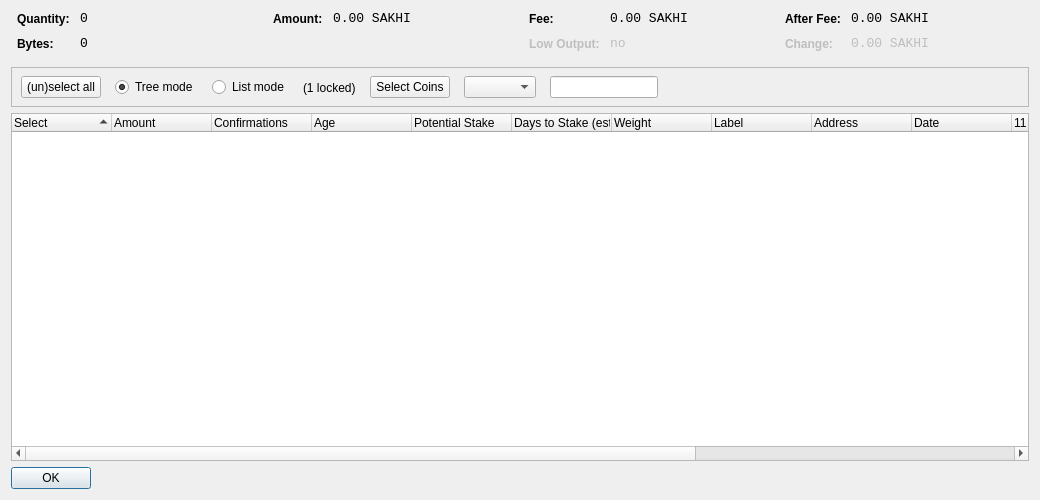
<?xml version="1.0" encoding="UTF-8"?>
<ui version="4.0">
 <class>CoinControlDialog</class>
 <widget class="QDialog" name="CoinControlDialog">
  <property name="geometry">
   <rect>
    <x>0</x>
    <y>0</y>
    <width>1040</width>
    <height>500</height>
   </rect>
  </property>
  <property name="windowTitle">
   <string>Coin Control</string>
  </property>
  <layout class="QVBoxLayout" name="verticalLayout">
   <item>
    <layout class="QHBoxLayout" name="horizontalLayoutTop" stretch="0,0,0,0">
     <property name="topMargin">
      <number>0</number>
     </property>
     <property name="bottomMargin">
      <number>10</number>
     </property>
     <item>
      <layout class="QFormLayout" name="formLayoutCoinControl1">
       <property name="horizontalSpacing">
        <number>10</number>
       </property>
       <property name="verticalSpacing">
        <number>10</number>
       </property>
       <property name="leftMargin">
        <number>6</number>
       </property>
       <property name="rightMargin">
        <number>6</number>
       </property>
       <item row="0" column="0">
        <widget class="QLabel" name="labelCoinControlQuantityText">
         <property name="styleSheet">
          <string notr="true">font-weight:bold;</string>
         </property>
         <property name="text">
          <string>Quantity:</string>
         </property>
        </widget>
       </item>
       <item row="0" column="1">
        <widget class="QLabel" name="labelCoinControlQuantity">
         <property name="font">
          <font>
           <family>Monospace</family>
           <pointsize>10</pointsize>
          </font>
         </property>
         <property name="cursor">
          <cursorShape>IBeamCursor</cursorShape>
         </property>
         <property name="contextMenuPolicy">
          <enum>Qt::ActionsContextMenu</enum>
         </property>
         <property name="text">
          <string notr="true">0</string>
         </property>
         <property name="textInteractionFlags">
          <set>Qt::LinksAccessibleByMouse|Qt::TextSelectableByKeyboard|Qt::TextSelectableByMouse</set>
         </property>
        </widget>
       </item>
       <item row="1" column="0">
        <widget class="QLabel" name="labelCoinControlBytesText">
         <property name="styleSheet">
          <string notr="true">font-weight:bold;</string>
         </property>
         <property name="text">
          <string>Bytes:</string>
         </property>
        </widget>
       </item>
       <item row="1" column="1">
        <widget class="QLabel" name="labelCoinControlBytes">
         <property name="font">
          <font>
           <family>Monospace</family>
           <pointsize>10</pointsize>
          </font>
         </property>
         <property name="cursor">
          <cursorShape>IBeamCursor</cursorShape>
         </property>
         <property name="contextMenuPolicy">
          <enum>Qt::ActionsContextMenu</enum>
         </property>
         <property name="text">
          <string notr="true">0</string>
         </property>
         <property name="textInteractionFlags">
          <set>Qt::LinksAccessibleByMouse|Qt::TextSelectableByKeyboard|Qt::TextSelectableByMouse</set>
         </property>
        </widget>
       </item>
      </layout>
     </item>
     <item>
      <layout class="QFormLayout" name="formLayoutCoinControl2">
       <property name="horizontalSpacing">
        <number>10</number>
       </property>
       <property name="verticalSpacing">
        <number>10</number>
       </property>
       <property name="leftMargin">
        <number>6</number>
       </property>
       <property name="rightMargin">
        <number>6</number>
       </property>
       <item row="0" column="0">
        <widget class="QLabel" name="labelCoinControlAmountText">
         <property name="styleSheet">
          <string notr="true">font-weight:bold;</string>
         </property>
         <property name="text">
          <string>Amount:</string>
         </property>
        </widget>
       </item>
       <item row="0" column="1">
        <widget class="QLabel" name="labelCoinControlAmount">
         <property name="font">
          <font>
           <family>Monospace</family>
           <pointsize>10</pointsize>
          </font>
         </property>
         <property name="cursor">
          <cursorShape>IBeamCursor</cursorShape>
         </property>
         <property name="contextMenuPolicy">
          <enum>Qt::ActionsContextMenu</enum>
         </property>
         <property name="text">
          <string notr="true">0.00 SAKHI</string>
         </property>
         <property name="textInteractionFlags">
          <set>Qt::LinksAccessibleByMouse|Qt::TextSelectableByKeyboard|Qt::TextSelectableByMouse</set>
         </property>
        </widget>
       </item>
      </layout>
     </item>
     <item>
      <layout class="QFormLayout" name="formLayoutCoinControl3">
       <property name="horizontalSpacing">
        <number>10</number>
       </property>
       <property name="verticalSpacing">
        <number>10</number>
       </property>
       <property name="leftMargin">
        <number>6</number>
       </property>
       <property name="rightMargin">
        <number>6</number>
       </property>
       <item row="0" column="0">
        <widget class="QLabel" name="labelCoinControlFeeText">
         <property name="styleSheet">
          <string notr="true">font-weight:bold;</string>
         </property>
         <property name="text">
          <string>Fee:</string>
         </property>
        </widget>
       </item>
       <item row="0" column="1">
        <widget class="QLabel" name="labelCoinControlFee">
         <property name="font">
          <font>
           <family>Monospace</family>
           <pointsize>10</pointsize>
          </font>
         </property>
         <property name="cursor">
          <cursorShape>IBeamCursor</cursorShape>
         </property>
         <property name="contextMenuPolicy">
          <enum>Qt::ActionsContextMenu</enum>
         </property>
         <property name="text">
          <string notr="true">0.00 SAKHI</string>
         </property>
         <property name="textInteractionFlags">
          <set>Qt::LinksAccessibleByMouse|Qt::TextSelectableByKeyboard|Qt::TextSelectableByMouse</set>
         </property>
        </widget>
       </item>
       <item row="1" column="0">
        <widget class="QLabel" name="labelCoinControlLowOutputText">
         <property name="enabled">
          <bool>false</bool>
         </property>
         <property name="styleSheet">
          <string notr="true">font-weight:bold;</string>
         </property>
         <property name="text">
          <string>Low Output:</string>
         </property>
        </widget>
       </item>
       <item row="1" column="1">
        <widget class="QLabel" name="labelCoinControlLowOutput">
         <property name="enabled">
          <bool>false</bool>
         </property>
         <property name="font">
          <font>
           <family>Monospace</family>
           <pointsize>10</pointsize>
          </font>
         </property>
         <property name="cursor">
          <cursorShape>IBeamCursor</cursorShape>
         </property>
         <property name="contextMenuPolicy">
          <enum>Qt::ActionsContextMenu</enum>
         </property>
         <property name="text">
          <string notr="true">no</string>
         </property>
         <property name="textInteractionFlags">
          <set>Qt::LinksAccessibleByMouse|Qt::TextSelectableByKeyboard|Qt::TextSelectableByMouse</set>
         </property>
        </widget>
       </item>
      </layout>
     </item>
     <item>
      <layout class="QFormLayout" name="formLayoutCoinControl4">
       <property name="fieldGrowthPolicy">
        <enum>QFormLayout::AllNonFixedFieldsGrow</enum>
       </property>
       <property name="horizontalSpacing">
        <number>10</number>
       </property>
       <property name="verticalSpacing">
        <number>10</number>
       </property>
       <property name="leftMargin">
        <number>6</number>
       </property>
       <property name="rightMargin">
        <number>6</number>
       </property>
       <item row="0" column="0">
        <widget class="QLabel" name="labelCoinControlAfterFeeText">
         <property name="styleSheet">
          <string notr="true">font-weight:bold;</string>
         </property>
         <property name="text">
          <string>After Fee:</string>
         </property>
        </widget>
       </item>
       <item row="0" column="1">
        <widget class="QLabel" name="labelCoinControlAfterFee">
         <property name="font">
          <font>
           <family>Monospace</family>
           <pointsize>10</pointsize>
          </font>
         </property>
         <property name="cursor">
          <cursorShape>IBeamCursor</cursorShape>
         </property>
         <property name="contextMenuPolicy">
          <enum>Qt::ActionsContextMenu</enum>
         </property>
         <property name="text">
          <string notr="true">0.00 SAKHI</string>
         </property>
         <property name="textInteractionFlags">
          <set>Qt::LinksAccessibleByMouse|Qt::TextSelectableByKeyboard|Qt::TextSelectableByMouse</set>
         </property>
        </widget>
       </item>
       <item row="1" column="0">
        <widget class="QLabel" name="labelCoinControlChangeText">
         <property name="enabled">
          <bool>false</bool>
         </property>
         <property name="styleSheet">
          <string notr="true">font-weight:bold;</string>
         </property>
         <property name="text">
          <string>Change:</string>
         </property>
        </widget>
       </item>
       <item row="1" column="1">
        <widget class="QLabel" name="labelCoinControlChange">
         <property name="enabled">
          <bool>false</bool>
         </property>
         <property name="font">
          <font>
           <family>Monospace</family>
           <pointsize>10</pointsize>
          </font>
         </property>
         <property name="cursor">
          <cursorShape>IBeamCursor</cursorShape>
         </property>
         <property name="contextMenuPolicy">
          <enum>Qt::ActionsContextMenu</enum>
         </property>
         <property name="text">
          <string notr="true">0.00 SAKHI</string>
         </property>
         <property name="textInteractionFlags">
          <set>Qt::LinksAccessibleByMouse|Qt::TextSelectableByKeyboard|Qt::TextSelectableByMouse</set>
         </property>
        </widget>
       </item>
      </layout>
     </item>
    </layout>
   </item>
   <item>
    <widget class="QFrame" name="frame">
     <property name="minimumSize">
      <size>
       <width>0</width>
       <height>40</height>
      </size>
     </property>
     <property name="frameShape">
      <enum>QFrame::StyledPanel</enum>
     </property>
     <property name="frameShadow">
      <enum>QFrame::Sunken</enum>
     </property>
     <widget class="QWidget" name="horizontalLayoutWidget">
      <property name="geometry">
       <rect>
        <x>10</x>
        <y>0</y>
        <width>781</width>
        <height>41</height>
       </rect>
      </property>
      <layout class="QHBoxLayout" name="horizontalLayoutPanel" stretch="0,0,0,0,0,0,0">
       <property name="spacing">
        <number>14</number>
       </property>
       <item>
        <widget class="QPushButton" name="pushButtonSelectAll">
         <property name="sizePolicy">
          <sizepolicy hsizetype="Maximum" vsizetype="Fixed">
           <horstretch>0</horstretch>
           <verstretch>0</verstretch>
          </sizepolicy>
         </property>
         <property name="text">
          <string>(un)select all</string>
         </property>
        </widget>
       </item>
       <item>
        <widget class="QRadioButton" name="radioTreeMode">
         <property name="sizePolicy">
          <sizepolicy hsizetype="Maximum" vsizetype="Fixed">
           <horstretch>0</horstretch>
           <verstretch>0</verstretch>
          </sizepolicy>
         </property>
         <property name="text">
          <string>Tree mode</string>
         </property>
         <property name="checked">
          <bool>true</bool>
         </property>
        </widget>
       </item>
       <item>
        <widget class="QRadioButton" name="radioListMode">
         <property name="sizePolicy">
          <sizepolicy hsizetype="Maximum" vsizetype="Fixed">
           <horstretch>0</horstretch>
           <verstretch>0</verstretch>
          </sizepolicy>
         </property>
         <property name="text">
          <string>List mode</string>
         </property>
        </widget>
       </item>
       <item>
        <widget class="QLabel" name="labelLocked">
          <property name="text">
            <string notr="true">(1 locked)</string>
          </property>
        </widget>
       </item>
       <item>
        <widget class="QPushButton" name="pushButtonCustomCC">
         <property name="text">
          <string>Select Coins</string>
         </property>
        </widget>
       </item>
       <item>
        <widget class="QComboBox" name="QComboBoxFilterCoins"/>
       </item>
       <item>
        <widget class="QLineEdit" name="lineEditCustomCC">
         <property name="enabled">
          <bool>true</bool>
         </property>
         <property name="sizePolicy">
          <sizepolicy hsizetype="Fixed" vsizetype="Fixed">
           <horstretch>0</horstretch>
           <verstretch>0</verstretch>
          </sizepolicy>
         </property>
         <property name="baseSize">
          <size>
           <width>50</width>
           <height>0</height>
          </size>
         </property>
        </widget>
       </item>
       <item>
        <spacer name="horizontalSpacer">
         <property name="orientation">
          <enum>Qt::Horizontal</enum>
         </property>
         <property name="sizeHint" stdset="0">
          <size>
           <width>40</width>
           <height>20</height>
          </size>
         </property>
        </spacer>
       </item>
      </layout>
     </widget>
    </widget>
   </item>
   <item>
    <widget class="CoinControlTreeWidget" name="treeWidget">
     <property name="contextMenuPolicy">
      <enum>Qt::CustomContextMenu</enum>
     </property>
     <property name="sortingEnabled">
      <bool>false</bool>
     </property>
     <property name="columnCount">
      <number>15</number>
     </property>
     <attribute name="headerShowSortIndicator" stdset="0">
      <bool>true</bool>
     </attribute>
     <attribute name="headerStretchLastSection">
      <bool>false</bool>
     </attribute>
     <column>
      <property name="text">
       <string>Select</string>
      </property>
     </column>
     <column>
      <property name="text">
       <string>Amount</string>
      </property>
     </column>
     <column>
      <property name="text">
       <string>Confirmations</string>
      </property>
      <property name="toolTip">
       <string>Confirmed</string>
      </property>
     </column>
     <column>
      <property name="text">
       <string>Age</string> /** age **/
      </property>
     </column>
	   <column>
      <property name="text">
       <string>Potential Stake</string>
      </property>
     </column>
  	 <column>
      <property name="text">
       <string>Days to Stake (est.)</string>
      </property>
     </column>
     <column>
      <property name="text">
       <string>Weight</string>
      </property>
     </column>
     <column>
      <property name="text">
       <string>Label</string>
      </property>
     </column>
     <column>
      <property name="text">
       <string>Address</string>
      </property>
     </column>
     <column>
      <property name="text">
       <string>Date</string>
      </property>
     </column>
     <column>
      <property name="text">
       <string/>
      </property>
     </column>
     <column>
      <property name="text">
       <string/>
      </property>
     </column>
     <column>
      <property name="text">
       <string/>
      </property>
     </column>
     <column>
      <property name="text">
       <string/>
      </property>
     </column>
     <column>
      <property name="text">
       <string/>
      </property>
     </column>
    </widget>
   </item>
   <item>
    <widget class="QDialogButtonBox" name="buttonBox">
     <property name="sizePolicy">
      <sizepolicy hsizetype="Maximum" vsizetype="Fixed">
       <horstretch>0</horstretch>
       <verstretch>0</verstretch>
      </sizepolicy>
     </property>
     <property name="orientation">
      <enum>Qt::Horizontal</enum>
     </property>
     <property name="standardButtons">
      <set>QDialogButtonBox::Ok</set>
     </property>
    </widget>
   </item>
  </layout>
 </widget>
 <customwidgets>
  <customwidget>
   <class>CoinControlTreeWidget</class>
   <extends>QTreeWidget</extends>
   <header>coincontroltreewidget.h</header>
  </customwidget>
 </customwidgets>
 <resources/>
 <connections/>
</ui>
